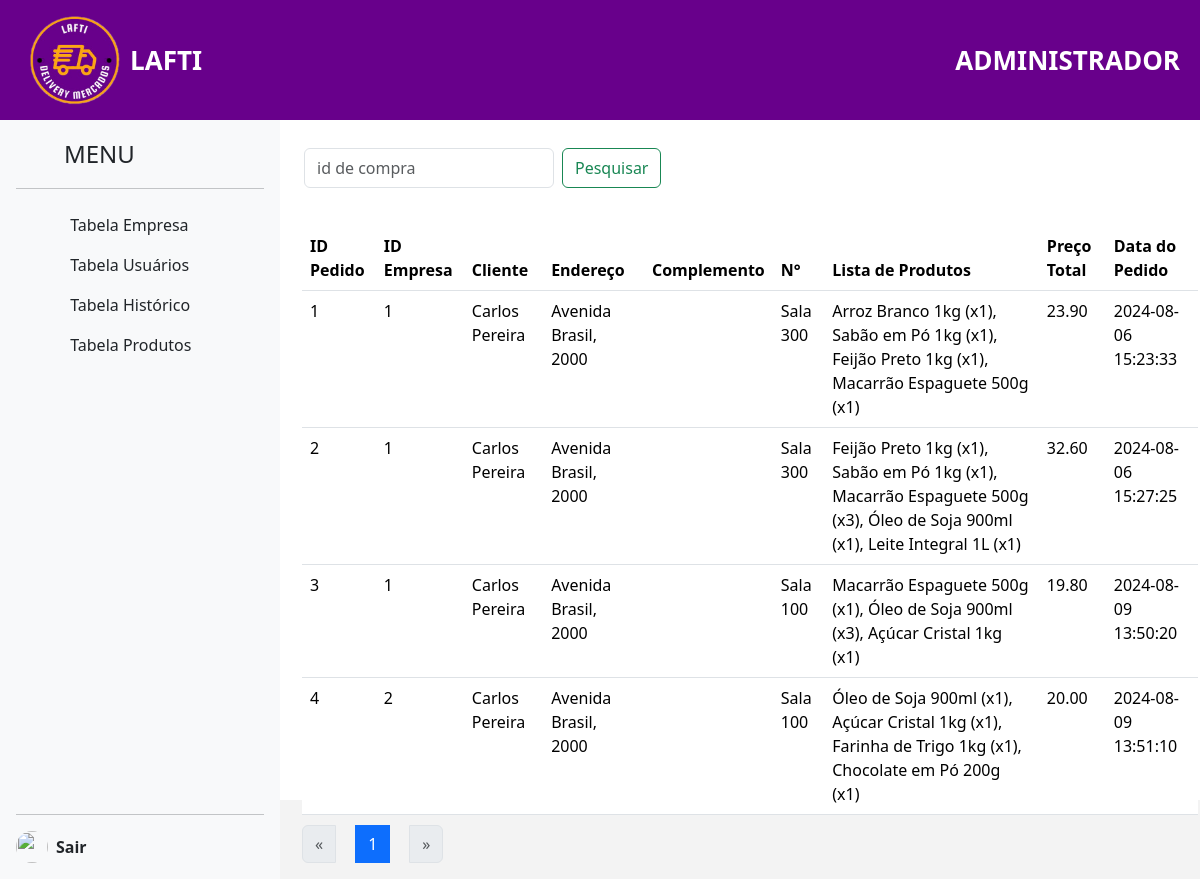
The page /pages/admin/TabelaHistorico.php (signed in) on the database its author committed.
### tables this page shows
CREATE TABLE `historico` (
  `id` int(110) NOT NULL,
  `user_id` int(110) DEFAULT NULL,
  `id_empresa` int(150) DEFAULT NULL,
  `user_nome` varchar(255) DEFAULT NULL,
  `user_endereco` varchar(255) DEFAULT NULL,
  `user_n` varchar(50) DEFAULT NULL,
  `user_complemento` varchar(255) DEFAULT NULL,
  `telefone` varchar(12) NOT NULL,
  `produtos` text DEFAULT NULL,
  `preco_total` decimal(10,2) DEFAULT NULL,
  `data_pedido` timestamp NOT NULL DEFAULT current_timestamp()
);

### pages/admin/TabelaHistorico.php (the view, shortened to what this page needs)
<?php
include "../../conexao.php";
?>
<!DOCTYPE html>
<html lang="pt-br">
<head>
    <link rel="stylesheet" href="../../acetts/css/styleuser.css">
    <link href='https://unpkg.com/boxicons@2.1.1/css/boxicons.min.css' rel='stylesheet'>
    <link href="https://cdn.jsdelivr.net/npm/bootstrap@5.3.3/dist/css/bootstrap.min.css" rel="stylesheet">
</head>
<body>
    <nav>
        <div>
            <img src="../../icons/img-01.png" class="nav-logo">
            <p>LAFTI</p>
        </div>
        <div>
            <p>ADMINISTRADOR</p>
        </div>
    </nav>
    <section class="principal">
        <?php include "navbarLateral.php"; ?>
        <div class="container" style="margin-left: 0px;">
            <?php
            $resultados_por_pagina = 5;
            if (isset($_GET['pagina']) && is_numeric($_GET['pagina'])) {
                $pagina = (int) $_GET['pagina'];
            } else {
                $pagina = 1;
            }
            $sql = "SELECT * FROM historico";
            $sql_total = "SELECT COUNT(*) FROM historico";
            $result_total = mysqli_query($conn, $sql_total);
            $row_total = mysqli_fetch_array($result_total);
            $total_pedidos = $row_total[0];
            $total_paginas = ceil($total_pedidos / $resultados_por_pagina);
            $offset = ($pagina - 1) * $resultados_por_pagina;
            $sql .= " LIMIT $offset, $resultados_por_pagina";
            $dados = mysqli_query($conn, $sql);
            ?>
            <nav class="navbar bg-body">
                <div class="container">
                    <form class="d-flex" role="search" action="TabelaHistorico.php" method="POST">
                        <input class="form-control me-2" type="search" placeholder="id de compra" aria-label="Search" name="busca" style="height: 40px; width: 250px;">
                        <button class="btn btn-outline-success" type="submit">Pesquisar</button>
                    </form>
                </div>
            </nav>
            <table class="table table-hover">
                <thead>
                    <tr>
                        <th scope="col">ID Pedido</th>
                        <th scope="col">ID Empresa</th>
                        <th scope="col">Cliente</th>
                        <th scope="col">Endereço</th>
                        <th scope="col">Complemento</th>
                        <th scope="col">N°</th>
                        <th scope="col">Lista de Produtos</th>
                        <th scope="col">Preço Total</th>
                        <th scope="col">Data do Pedido</th>
                    </tr>
                </thead>
                <tbody>
                    <?php while ($linha = mysqli_fetch_assoc($dados)): ?>
                        <tr>
                            <td><?= $linha['id'] ?></td>
                            <td><?= $linha['id_empresa'] ?></td>
                            <td><?= $linha['user_nome'] ?></td>
                            <td><?= $linha['user_endereco'] ?></td>
                            <td><?= $linha['user_complemento'] ?></td>
                            <td><?= $linha['user_n'] ?></td>
                            <td><?= $linha['produtos'] ?></td>
                            <td><?= $linha['preco_total'] ?></td>
                            <td><?= $linha['data_pedido'] ?></td>
                        </tr>
                    <?php endwhile; ?>
                </tbody>
            </table>
<section aria-label="Page navigation example">
            <ul class="pagination">
                <li class="page-item <?= ($pagina <= 1) ? 'disabled' : '' ?>">
                    <a class="page-link" href="<?= ($pagina > 1) ? '?pagina=' . ($pagina - 1) : '#' ?>" aria-label="Previous">
                        <span aria-hidden="true">&laquo;</span>
                    </a>
                </li>
                <?php for ($i = 1; $i <= $total_paginas; $i++): ?>
                    <li class="page-item <?= ($i == $pagina) ? 'active' : '' ?>">
                        <a class="page-link" href="?pagina=<?= $i ?>"><?= $i ?></a>
                    </li>
                <?php endfor; ?>
                <li class="page-item <?= ($pagina >= $total_paginas) ? 'disabled' : '' ?>">
                    <a class="page-link" href="<?= ($pagina < $total_paginas) ? '?pagina=' . ($pagina + 1) : '#' ?>" aria-label="Next">
                        <span aria-hidden="true">&raquo;</span>
                    </a>
                </li>
            </ul>
        </section>
        </div>
    </section>
  <link href="https://cdn.jsdelivr.net/npm/bootstrap@5.3.3/dist/css/bootstrap.min.css" rel="stylesheet">
</body>
</html>

### acetts/css/styleuser.css (style rules this page uses)
body, html { height: 100%; margin: 0; padding: 0; background-color: #F3F3F3; }
nav { background-color: #68008B; height: 15%; display: flex; align-items: center; justify-content: space-between; }
nav div { display: flex; flex-direction: row; align-items: center; margin: 20px; }
.nav-logo { height:90px ; width:90px ; margin-left: 10px; }
nav p { margin-left: 10px; margin-top: 0; margin-bottom: 0; color: #ffffff; font-size: 26px; font-weight: bold; }
nav input { width: 280px; height: 27px; border: none; padding-left: 10px; }
.principal { display: flex; justify-content: center; }
.container { height: 100%; }
.table.table-hover { margin: 10px 10px; }
ul { list-style: none; padding: 0; margin: 0; }
li { display: inline-block; margin: 0 10px; }
a { text-decoration: none; }

### rows shown on the page
historico: id "1", id_empresa "1", user_nome "Carlos Pereira", user_endereco "Avenida Brasil, 2000", user_n "Sala 300", produtos "Arroz Branco 1kg (x1), Sabão em Pó 1kg (x1), Feijão Preto 1kg (x1), Macarrão Espaguete 500g (x1)", preco_total "23.90", data_pedido "2024-08-06 15:23:33"
historico: id "2", id_empresa "1", user_nome "Carlos Pereira", user_endereco "Avenida Brasil, 2000", user_n "Sala 300", produtos "Feijão Preto 1kg (x1), Sabão em Pó 1kg (x1), Macarrão Espaguete 500g (x3), Óleo de Soja 900ml (x1), Leite Integral 1L (x1)", preco_total "32.60", data_pedido "2024-08-06 15:27:25"
historico: id "3", id_empresa "1", user_nome "Carlos Pereira", user_endereco "Avenida Brasil, 2000", user_n "Sala 100", produtos "Macarrão Espaguete 500g (x1), Óleo de Soja 900ml (x3), Açúcar Cristal 1kg (x1)", preco_total "19.80", data_pedido "2024-08-09 13:50:20"
historico: id "4", id_empresa "2", user_nome "Carlos Pereira", user_endereco "Avenida Brasil, 2000", user_n "Sala 100", produtos "Óleo de Soja 900ml (x1), Açúcar Cristal 1kg (x1), Farinha de Trigo 1kg (x1), Chocolate em Pó 200g (x1)", preco_total "20.00", data_pedido "2024-08-09 13:51:10"
